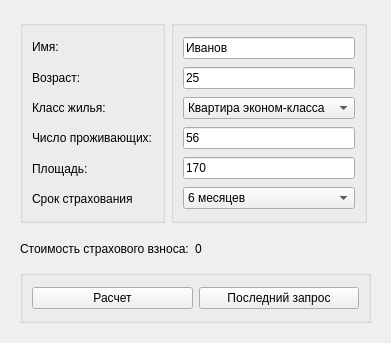
<?xml version="1.0" encoding="UTF-8"?>
<ui version="4.0">
 <class>Widget</class>
 <widget class="QWidget" name="Widget">
  <property name="geometry">
   <rect>
    <x>0</x>
    <y>0</y>
    <width>391</width>
    <height>343</height>
   </rect>
  </property>
  <property name="windowTitle">
   <string>Widget</string>
  </property>
  <widget class="QGroupBox" name="groupBox_4">
   <property name="geometry">
    <rect>
     <x>20</x>
     <y>270</y>
     <width>351</width>
     <height>53</height>
    </rect>
   </property>
   <property name="title">
    <string/>
   </property>
   <layout class="QHBoxLayout" name="horizontalLayout_2">
    <item>
     <layout class="QHBoxLayout" name="horizontalLayout">
      <item>
       <widget class="QPushButton" name="btnCalc">
        <property name="text">
         <string>Расчет</string>
        </property>
       </widget>
      </item>
      <item>
       <widget class="QPushButton" name="btnUndo">
        <property name="text">
         <string>Последний запрос</string>
        </property>
       </widget>
      </item>
     </layout>
    </item>
   </layout>
  </widget>
  <widget class="QWidget" name="">
   <property name="geometry">
    <rect>
     <x>20</x>
     <y>240</y>
     <width>182</width>
     <height>18</height>
    </rect>
   </property>
   <layout class="QHBoxLayout" name="horizontalLayout_3">
    <item>
     <widget class="QLabel" name="label_7">
      <property name="text">
       <string>Стоимость страхового взноса:</string>
      </property>
     </widget>
    </item>
    <item>
     <widget class="QLabel" name="cost">
      <property name="text">
       <string>0</string>
      </property>
     </widget>
    </item>
   </layout>
  </widget>
  <widget class="QWidget" name="">
   <property name="geometry">
    <rect>
     <x>20</x>
     <y>20</y>
     <width>347</width>
     <height>203</height>
    </rect>
   </property>
   <layout class="QGridLayout" name="gridLayout_3">
    <item row="0" column="0">
     <widget class="QGroupBox" name="groupBox">
      <property name="title">
       <string/>
      </property>
      <layout class="QGridLayout" name="gridLayout_2">
       <item row="0" column="0">
        <widget class="QLabel" name="label">
         <property name="text">
          <string>Имя:</string>
         </property>
        </widget>
       </item>
       <item row="1" column="0">
        <widget class="QLabel" name="label_2">
         <property name="text">
          <string>Возраст:</string>
         </property>
        </widget>
       </item>
       <item row="2" column="0">
        <widget class="QLabel" name="label_3">
         <property name="text">
          <string>Класс жилья:</string>
         </property>
        </widget>
       </item>
       <item row="3" column="0">
        <widget class="QLabel" name="label_4">
         <property name="text">
          <string>Число проживающих:</string>
         </property>
        </widget>
       </item>
       <item row="4" column="0">
        <widget class="QLabel" name="label_5">
         <property name="text">
          <string>Площадь:</string>
         </property>
        </widget>
       </item>
       <item row="5" column="0">
        <widget class="QLabel" name="label_6">
         <property name="text">
          <string>Срок страхования</string>
         </property>
        </widget>
       </item>
      </layout>
     </widget>
    </item>
    <item row="0" column="1">
     <widget class="QGroupBox" name="groupBox_2">
      <property name="title">
       <string/>
      </property>
      <layout class="QGridLayout" name="gridLayout">
       <item row="0" column="0">
        <widget class="QLineEdit" name="owner">
         <property name="text">
          <string>Иванов</string>
         </property>
        </widget>
       </item>
       <item row="1" column="0">
        <widget class="QLineEdit" name="age">
         <property name="text">
          <string>25</string>
         </property>
        </widget>
       </item>
       <item row="2" column="0">
        <widget class="QComboBox" name="estateType">
         <item>
          <property name="text">
           <string>Квартира эконом-класса</string>
          </property>
         </item>
         <item>
          <property name="text">
           <string>Элитная квартира</string>
          </property>
         </item>
         <item>
          <property name="text">
           <string>Таун хаус</string>
          </property>
         </item>
         <item>
          <property name="text">
           <string>Коттедж</string>
          </property>
         </item>
        </widget>
       </item>
       <item row="3" column="0">
        <widget class="QLineEdit" name="residents">
         <property name="text">
          <string>56</string>
         </property>
        </widget>
       </item>
       <item row="4" column="0">
        <widget class="QLineEdit" name="area">
         <property name="text">
          <string>170</string>
         </property>
        </widget>
       </item>
       <item row="5" column="0">
        <widget class="QComboBox" name="period">
         <item>
          <property name="text">
           <string>6 месяцев</string>
          </property>
         </item>
         <item>
          <property name="text">
           <string>1 год</string>
          </property>
         </item>
         <item>
          <property name="text">
           <string>18 месяцев</string>
          </property>
         </item>
        </widget>
       </item>
      </layout>
     </widget>
    </item>
   </layout>
  </widget>
 </widget>
 <resources/>
 <connections/>
</ui>
